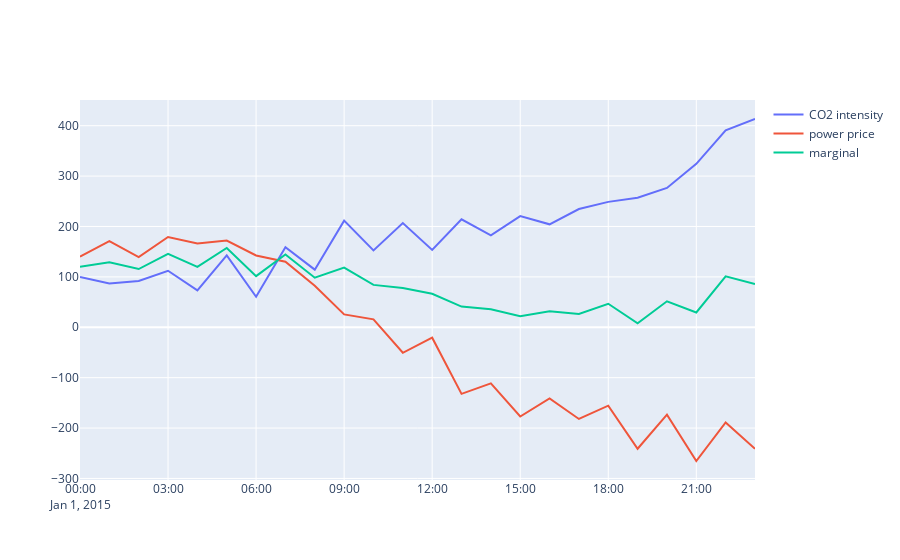

Here is the notebook cell this chart was saved with:
### Code cell
fig = go.Figure()
fig.add_trace(go.Scatter(x=hours,y=CO2_intesity,name='CO2 intensity'))
fig.add_trace(go.Scatter(x=hours,y=power_price,name='power price'))
fig.add_trace(go.Scatter(x=hours,y=marginal_cost,name='marginal'))
